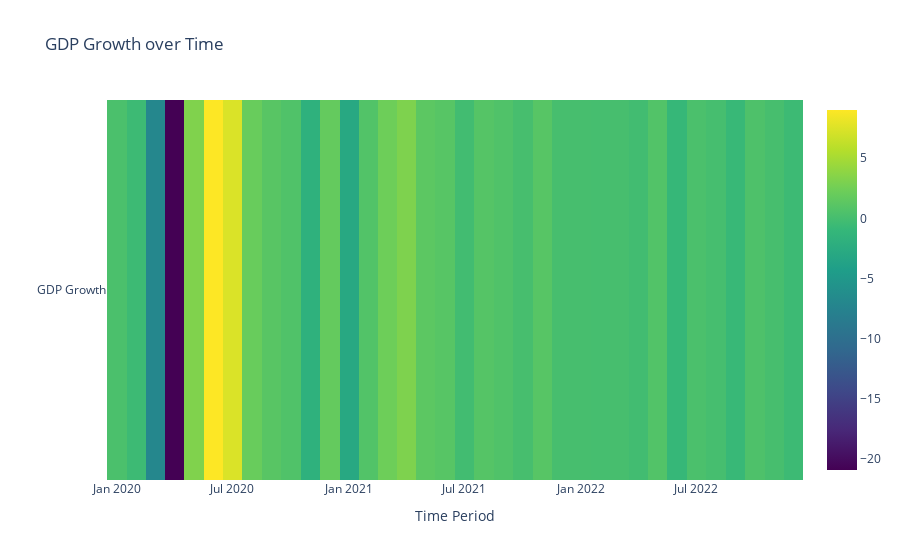

Write notebook code for a chart like this one.
### Code cell
fig = go.Figure(data=go.Heatmap(
                   z=[data['GDP Growth']],
                   x=data.index,
                   y=['GDP Growth'],
                   colorscale='Viridis'))

fig.update_layout(title='GDP Growth over Time',
                  xaxis_title='Time Period',
                  yaxis_title='')

fig.show()

### Figure 1 — Plotly figure (JSON) as saved in the notebook; plotly's stock layout.template omitted (floating-point values rounded to 4 significant figures)
{"data": [{"colorscale": [[0, "#440154"], [0.1111, "#482878"], [0.2222, "#3e4989"], [0.3333, "#31688e"], [0.4444, "#26828e"], [0.5556, "#1f9e89"], [0.6667, "#35b779"], [0.7778, "#6ece58"], [0.8889, "#b5de2b"], [1, "#fde725"]], "type": "heatmap", "x": ["2020-01-01T00:00:00", "2020-02-01T00:00:00", "2020-03-01T00:00:00", "2020-04-01T00:00:00", "2020-05-01T00:00:00", "2020-06-01T00:00:00", "2020-07-01T00:00:00", "2020-08-01T00:00:00", "2020-09-01T00:00:00", "2020-10-01T00:00:00", "2020-11-01T00:00:00", "2020-12-01T00:00:00", "2021-01-01T00:00:00", "2021-02-01T00:00:00", "2021-03-01T00:00:00", "2021-04-01T00:00:00", "2021-05-01T00:00:00", "2021-06-01T00:00:00", "2021-07-01T00:00:00", "2021-08-01T00:00:00", "2021-09-01T00:00:00", "2021-10-01T00:00:00", "2021-11-01T00:00:00", "2021-12-01T00:00:00", "2022-01-01T00:00:00", "2022-02-01T00:00:00", "2022-03-01T00:00:00", "2022-04-01T00:00:00", "2022-05-01T00:00:00", "2022-06-01T00:00:00", "2022-07-01T00:00:00", "2022-08-01T00:00:00", "2022-09-01T00:00:00", "2022-10-01T00:00:00", "2022-11-01T00:00:00", "2022-12-01T00:00:00"], "y": ["GDP Growth"], "z": [[0.3, -0.5, -7, -20.9, 3.2, 9, 7.4, 2, 1.1, 0.6, -1.8, 1.8, -2.9, 0.7, 2.3, 3.1, 1.3, 1, -0.2, 0.9, 0.6, 0.1, 1, 0.1, 0.1, 0, 0.1, -0.2, 0.7, -0.9, 0.3, 0, -0.8, 0.5, 0.1, -0.5]]}], "layout": {"autosize": true, "title": {"text": "GDP Growth over Time"}, "xaxis": {"autorange": true, "range": ["2019-12-16 12:00", "2022-12-16"], "title": {"text": "Time Period"}, "type": "date"}, "yaxis": {"autorange": true, "range": [-0.5, 0.5], "title": {"text": ""}, "type": "category"}}}
